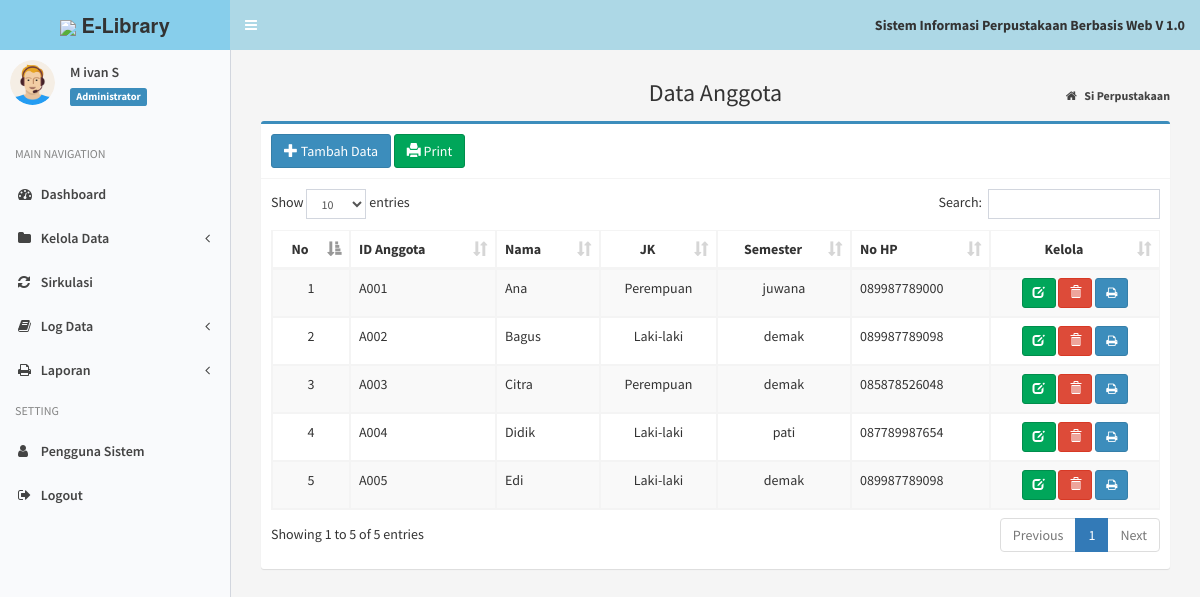
/index.php?page=MyApp/data_agt (signed in), run on the app's committed database.
### tables this page shows
CREATE TABLE `tb_anggota` (
  `id_anggota` varchar(10) NOT NULL,
  `nama` varchar(20) NOT NULL,
  `jekel` enum('Laki-laki','Perempuan') NOT NULL,
  `kelas` varchar(50) NOT NULL,
  `no_hp` varchar(15) NOT NULL
);

### admin/agt/data_agt.php (the view)
<section class="content-header" style="text-align: center;">
    <h1>Data Anggota</h1>
    <ol class="breadcrumb">
        <li>
            <a href="index.php">
                <i class="fa fa-home"></i>
                <b>Si Perpustakaan</b>
            </a>
        </li>
    </ol>
</section>
<section class="content">
    <div class="box box-primary">
        <div class="box-header with-border">
            <a href="?page=MyApp/add_agt" title="Tambah Data" class="btn btn-primary">
                <i class="glyphicon glyphicon-plus"></i> Tambah Data
            </a>
            <a href="?page=MyApp/print_allagt" title="Print Semua" class="btn btn-success">
                <i class="glyphicon glyphicon-print"></i> Print
            </a>
        </div>
        <div class="box-body">
            <div class="table-responsive">
                <table id="example1" class="table table-bordered table-striped table-hover">
                    <thead>
                        <tr>
                            <th class="text-center">No</th>
                            <th>ID Anggota</th>
                            <th>Nama</th>
                            <th class="text-center">JK</th>
                            <th class="text-center">Semester</th> <th>No HP</th>
                            <th class="text-center">Kelola</th>
                        </tr>
                    </thead>
                    <tbody>
                        <?php
                        $no = 1;
                        $sql = $koneksi->query("SELECT * FROM tb_anggota");
                        while ($data = $sql->fetch_assoc()) :
                        ?>
                        <tr>
                            <td class="text-center"><?= $no++; ?></td>
                            <td><?= $data['id_anggota']; ?></td>
                            <td><?= $data['nama']; ?></td>
                            <td class="text-center"><?= $data['jekel']; ?></td>
                            <td class="text-center"><?= $data['kelas']; ?></td> <td><?= $data['no_hp']; ?></td>
                            <td class="text-center">
                                <a href="?page=MyApp/edit_agt&kode=<?= $data['id_anggota']; ?>"
                                   title="Ubah Data" class="btn btn-success btn-sm">
                                    <i class="glyphicon glyphicon-edit"></i>
                                </a>
                                <a href="?page=MyApp/del_agt&kode=<?= $data['id_anggota']; ?>"
                                   onclick="return confirm('Yakin Hapus Data Ini?')"
                                   title="Hapus" class="btn btn-danger btn-sm">
                                    <i class="glyphicon glyphicon-trash"></i>
                                </a>
                                <a href="?page=MyApp/print_agt&kode=<?= $data['id_anggota']; ?>"
                                   title="Print Kartu" target="_blank" class="btn btn-primary btn-sm">
                                    <i class="fa fa-print"></i>
                                </a>
                            </td>
                        </tr>
                        <?php endwhile; ?>
                    </tbody>
                </table>
            </div>
        </div>
    </div>
</section>

### data on the page
tb_anggota: id_anggota "A001", nama "Ana", jekel "Perempuan", kelas "juwana", no_hp "089987789000"
tb_anggota: id_anggota "A002", nama "Bagus", jekel "Laki-laki", kelas "demak", no_hp "089987789098"
tb_anggota: id_anggota "A003", nama "Citra", jekel "Perempuan", kelas "demak", no_hp "085878526048"
tb_anggota: id_anggota "A004", nama "Didik", jekel "Laki-laki", kelas "pati", no_hp "087789987654"
tb_anggota: id_anggota "A005", nama "Edi", jekel "Laki-laki", kelas "demak", no_hp "089987789098"

### other printed values
$data_nama "M ivan S"
$data_level "Administrator"
